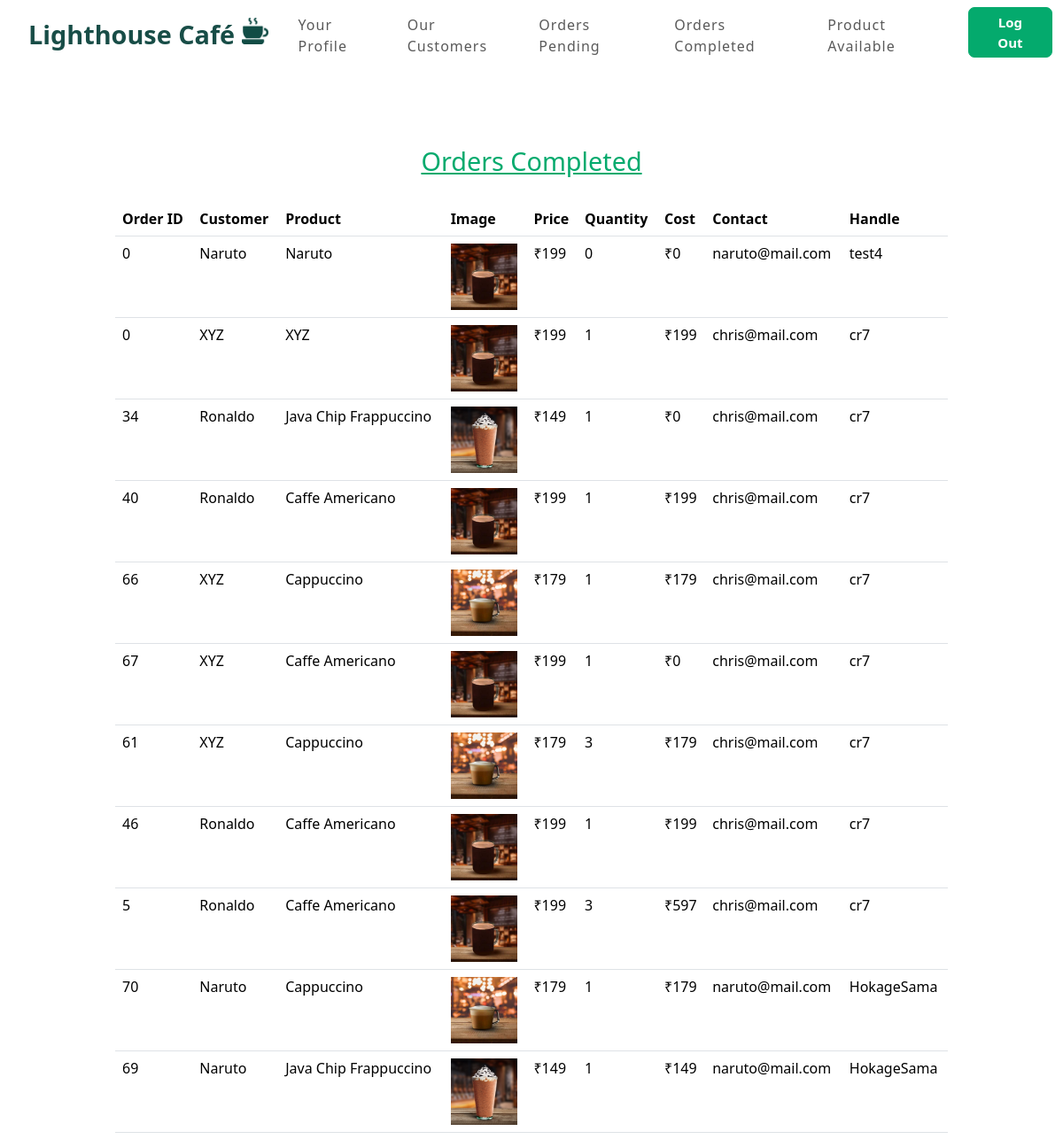
The page /completed.php (signed in) on the database its author committed.
### tables this page shows
CREATE TABLE `complete_table` (
  `cid` int(11) NOT NULL,
  `oid` int(11) NOT NULL,
  `name` varchar(20) NOT NULL,
  `pname` varchar(30) NOT NULL,
  `image` varchar(400) NOT NULL,
  `price` double NOT NULL,
  `quantity` double NOT NULL,
  `cost` double NOT NULL,
  `email` varchar(30) NOT NULL,
  `handle` varchar(15) NOT NULL
);

### completed.php (the view, shortened to what this page needs)
<?php
include("assets/header_admin.php");
?>
<html>
<head>
	<link rel="stylesheet" href="css/style.css">
	<link rel="stylesheet" href="css/bootstrap.min.css">
</head>
<?php
include("connection.php");
$query = "SELECT * FROM complete_table";
$data = mysqli_query($conn, $query);
$total = mysqli_num_rows($data);
if ($total != 0) {
?>
	<body data-bs-spy="scroll" data-bs-target=".navbar" data-bs-offset="100">
		<section class="menu_section layout_padding2-top">
			<h2>Orders Completed</h2>
			<div class="container">
				<table class="table layout_padding2-bottom">
					<thead>
						<tr>
							<th scope="col">Order ID</th>
							<th scope="col">Customer</th>
							<th scope="col">Product</th>
							<th scope="col">Image</th>
							<th scope="col">Price</th>
							<th scope="col">Quantity</th>
							<th scope="col">Cost</th>
							<th scope="col">Contact</th>
							<th scope="col">Handle</th>
						</tr>
					</thead>
				<?php
				while ($result = mysqli_fetch_assoc($data)) {
					echo "<tr>
    <td>" . $result['oid'] . "</td>
    <td>" . $result['name'] . "</td>
    <td>" . $result['pname'] . "</td>
    <td><img src = '" . $result['image'] . "' height='75px' width='75px'></td>
    <td>" . '₹' . $result['price'] . "</td>
    <td>" . $result['quantity'] . "</td>
    <td>" . '₹' . $result['cost'] . "</td>
    <td>" . $result['email'] . "</td>
    <td>" . $result['handle'] . "</td>
    </tr>
    ";
				}
			} else {
				echo "No records found";
			}
				?>
				</table>
		</section>
	</body>
</html>

### assets/header_admin.php (shortened to what this page needs)
<header>
		<nav class="navbar navbar-expand-lg navigation-wrap main-bg">
			<div class="container-fluid">
				<a class="navbar-brand" href="#">Lighthouse Café <img src="images/about-ico/s2.png"></a>
				<div class="collapse navbar-collapse" id="navbarNav">
					<ul class="navbar-nav ms-auto mb-2 mb-lg-0">
						<li class="nav-item">
							<a class="nav-link" href="admin_profile.php">Your Profile</a>
						</li>
						<li class="nav-item">
							<a class="nav-link" href="display.php">Our Customers</a>
						</li>
						<li class="nav-item">
							<a class="nav-link" href="cart_admin.php">Orders Pending</a>
						</li>
						<li class="nav-item">
							<a class="nav-link" href="completed.php">Orders Completed</a>
						</li>
						<li class="nav-item">
							<a class="nav-link" href="product_available.php">Product Available</a>
						</li>
						<li>
							<a href="logout.php">
								<button class="main-btn">Log Out</button>
							</a>
						</li>
					</ul>
				</div>
			</div>
		</nav>
	</header>

### css/style.css (style rules this page uses)
body { color: #0c0c0c; background-color: #ffffff; overflow-x: hidden; font-family: Arial, Helvetica, sans-serif; text-decoration: none; }
.layout_padding2-top { padding-top: 45px; }
.layout_padding2-bottom { padding-bottom: 45px; }
.navigation-wrap { position:fixed; width:100%; left:0; z-index:1000; background-color: white; }
.navigation-wrap .navbar-brand { font-size: 1.8rem; font-weight: 600; color:#184d47; text-decoration: solid; padding-left: 20px; }
.navbar-brand img { width: 30px; height: 30px; margin-bottom: 13px; }
.navigation-wrap .nav-item { padding:0 0.625rem; transition:all 0.3s linear; }
.nav-link { font-size: 0.9375rem; font-weight: 600; color:black; letter-spacing:1px; }
.navigation-wrap .main-btn { padding:0.3125rem 1.4375rem; margin-left:0.625rem; background-color: #04AA6D; color: white; text-align: center; display: inline-block; font-size: 0.9375rem; font-weight: 600; border-radius: 7px; border: 1px solid #04AA6D; -webkit-transition: all .2s; transition: all .2s; }
.menu_section { text-align: center; }
.menu_section h2 { font-size: 1.8rem; padding-bottom: 20px; padding-top: 40px; color: #04AA6D; text-decoration: underline; }
.menu_section .container { display: flex; margin: 0 auto; max-width: 1000px; max-height: 1500px; padding: 0 30px; }

### rows shown on the page
complete_table: oid "0", name "Naruto", pname "Naruto", image (picture), price "199", quantity "0", cost "0", email "naruto@mail.com", handle "test4"
complete_table: oid "0", name "XYZ", pname "XYZ", image (picture), price "199", quantity "1", cost "199", email "chris@mail.com", handle "cr7"
complete_table: oid "34", name "Ronaldo", pname "Java Chip Frappuccino", image (picture), price "149", quantity "1", cost "0", email "chris@mail.com", handle "cr7"
complete_table: oid "40", name "Ronaldo", pname "Caffe Americano", image (picture), price "199", quantity "1", cost "199", email "chris@mail.com", handle "cr7"
complete_table: oid "66", name "XYZ", pname "Cappuccino", image (picture), price "179", quantity "1", cost "179", email "chris@mail.com", handle "cr7"
complete_table: oid "67", name "XYZ", pname "Caffe Americano", image (picture), price "199", quantity "1", cost "0", email "chris@mail.com", handle "cr7"
complete_table: oid "61", name "XYZ", pname "Cappuccino", image (picture), price "179", quantity "3", cost "179", email "chris@mail.com", handle "cr7"
complete_table: oid "46", name "Ronaldo", pname "Caffe Americano", image (picture), price "199", quantity "1", cost "199", email "chris@mail.com", handle "cr7"
complete_table: oid "5", name "Ronaldo", pname "Caffe Americano", image (picture), price "199", quantity "3", cost "597", email "chris@mail.com", handle "cr7"
complete_table: oid "70", name "Naruto", pname "Cappuccino", image (picture), price "179", quantity "1", cost "179", email "naruto@mail.com", handle "HokageSama"
complete_table: oid "69", name "Naruto", pname "Java Chip Frappuccino", image (picture), price "149", quantity "1", cost "149", email "naruto@mail.com", handle "HokageSama"
